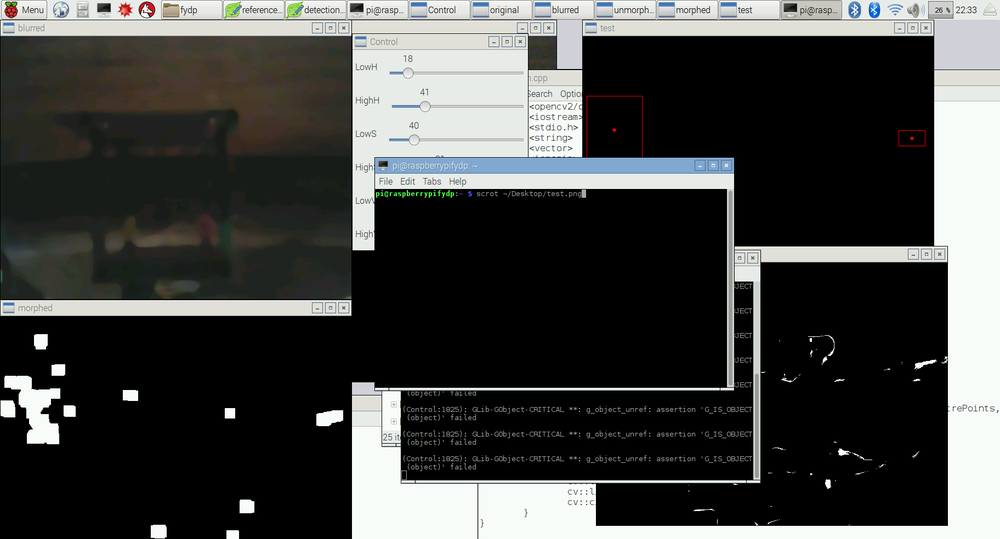
//> input picture TestImages/test.png, 1000 x 539 px, shrunk from 1824 x 984 before the run, given in place of the camera
$ ./calibration   (built with g++ and OpenCV 4)
//> lines starting //> are read from the running program, lines starting //| are printed output that depends on the picture; after the words box and inside, x2 and y2 are one past the last pixel; in counts of white or black regions, pixels touching at a corner belong together
#include <opencv2/opencv.hpp>
#include <iostream>
#include <stdio.h>
#include <string>
#include <vector>
#include <iomanip>
#include <stdlib.h>
#include <ctime>
#include <string.h>
#include <opencv2/videoio.hpp>

cv::Scalar hsv_min_red(130, 100, 100);
cv::Scalar hsv_max_red(179, 140, 140);
cv::Scalar hsv_min_blue(140, 0, 40);
cv::Scalar hsv_max_blue(179, 100, 100);
cv::Scalar hsv_min_green(50, 60, 40);
cv::Scalar hsv_max_green(80, 190, 90);
cv::Scalar hsv_min_yellow(20, 60, 160);
cv::Scalar hsv_max_yellow(40, 100, 200);
cv::Scalar bgr_red(0, 0, 255);
cv::Scalar bgr_blue(255, 0, 0);
cv::Scalar bgr_green(0, 255, 0);
cv::Scalar bgr_yellow(0, 255, 255);

void drawObjects(std::vector<cv::RotatedRect> boundingBox, std::vector<cv::Point> centrePoints, cv::Mat &drawing, cv::Scalar colour){
	// draw the rotated rect and centre point
	for (int i = 0; i < boundingBox.size(); i++){
		cv::Point2f corners[4];
		boundingBox[i].points(corners);
		cv::line(drawing, corners[0], corners[1], colour);
		cv::line(drawing, corners[1], corners[2], colour);
		cv::line(drawing, corners[2], corners[3], colour);
		cv::line(drawing, corners[3], corners[0], colour);
		cv::circle(drawing, centrePoints[i], 3, colour, -1);
	}
}

void trackObjects(cv::Mat &img_filtered, cv::Mat &drawing, cv::Scalar colour){

	std::vector<std::vector<cv::Point> > contours;
	std::vector<cv::Vec4i> hierarchy;
	cv::findContours(img_filtered, contours, CV_RETR_EXTERNAL, CV_CHAIN_APPROX_SIMPLE);

	//zero matrix to draw on
	drawing = cv::Mat::zeros(img_filtered.size(), CV_8UC3);

	std::vector<cv::RotatedRect> boundingBox;
	std::vector<cv::Point> centrePoints;
	for (int i = 0; i < contours.size(); i++){
		cv::RotatedRect rect = cv::minAreaRect(contours[i]);
		cv::Point2f corners[4];
		rect.points(corners);
		bool isDetected = true;
		cv::Point2f prevCorner;
		prevCorner = corners[0];

		for (int j = 1; j < 4; j++){
		if (corners[j] == prevCorner)
		isDetected = false;
		}

		if (isDetected && (cv::contourArea(contours[i]) >= 1000)){
			boundingBox.push_back(rect);
			centrePoints.push_back(rect.center);
		}
	}
	drawObjects(boundingBox, centrePoints, drawing, colour);
}

void morphImg(cv::Mat &img){
	// use erosion and dilation to remove noise
	cv::Mat erodeElement = cv::getStructuringElement(cv::MORPH_RECT, cv::Size(3, 3));
	cv::Mat dilateElement = cv::getStructuringElement(cv::MORPH_RECT, cv::Size(10, 10));

	cv::erode(img, img, erodeElement);
	cv::erode(img, img, erodeElement);

	cv::dilate(img, img, dilateElement);
	cv::dilate(img, img, dilateElement);
}

int main(int argc, char **argv) {

	// try capturing image from the webcam
	cv::VideoCapture cap(0);

	// exit if capture wasn't successful
	if (!cap.isOpened()){
		std::cout << "webcam not on" << std::endl;
		return -1;
	}

	cv::Mat img_orig;

	cv::namedWindow("Control", CV_WINDOW_AUTOSIZE);
	int iLowH = 0;
	int iHighH = 0;
	int iLowS = 0;
	int iHighS = 0;
	int iLowV = 0;
	int iHighV = 255;

	cv::createTrackbar("LowH", "Control", &iLowH, 179);
	cv::createTrackbar("HighH", "Control", &iHighH, 179);

	cv::createTrackbar("LowS", "Control", &iLowS, 255);
	cv::createTrackbar("HighS", "Control", &iHighS, 255);

	cv::createTrackbar("LowV", "Control", &iLowV, 255);
	cv::createTrackbar("HighV", "Control", &iHighV, 255);

	// capture loop
	while (true){

		//break the loop if capture isn't successful
		bool success = cap.read(img_orig);
//> img_orig is the input picture: 539 rows x 1000 cols, CV_8UC3; mean B, G, R 67.7, 69.5, 68.4
		if (!success){
			std::cout << "read unccessful" << std::endl;
			break;
		}

		// convert input image to HSV
		cv::Mat img_hsv;
		//cv::medianBlur(img_orig, img_orig, 3);
		cv::cvtColor(img_orig, img_hsv, cv::COLOR_BGR2HSV);
//> img_hsv: 539 rows x 1000 cols, CV_8UC3; mean H, S, V 24, 15.1, 71

		// threshold the HSV image, keep only the red pixels
		// find red first
		cv::Mat threshold;
		//cv::GaussianBlur(img_orig, img_orig, cv::Size(5, 5), 2, 2);
		cv::inRange(img_hsv, cv::Scalar(iLowH, iLowS, iLowV), cv::Scalar(iHighH, iHighS, iHighV), threshold);
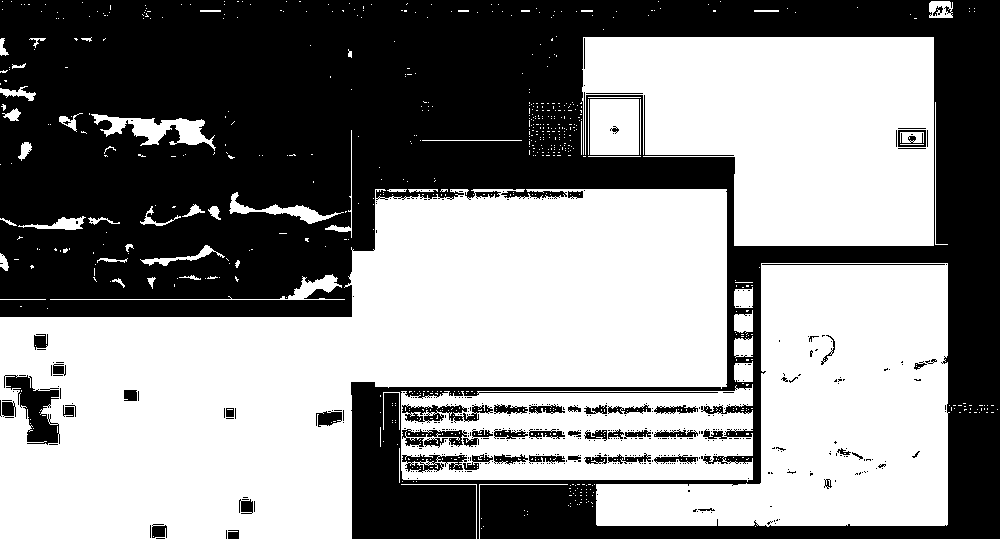
//> threshold: 539 rows x 1000 cols, CV_8UC1; 54.6% white; 463 black regions (407 under 20 px), largest, box (x1, y1, x2, y2) and area: (0, 0, 1000, 539) 233992, (4, 375, 60, 445) 1816, (402, 404, 493, 423) 843
		morphImg(threshold);
//> in morphImg, `cv::dilate(img, img, dilateElement);`:
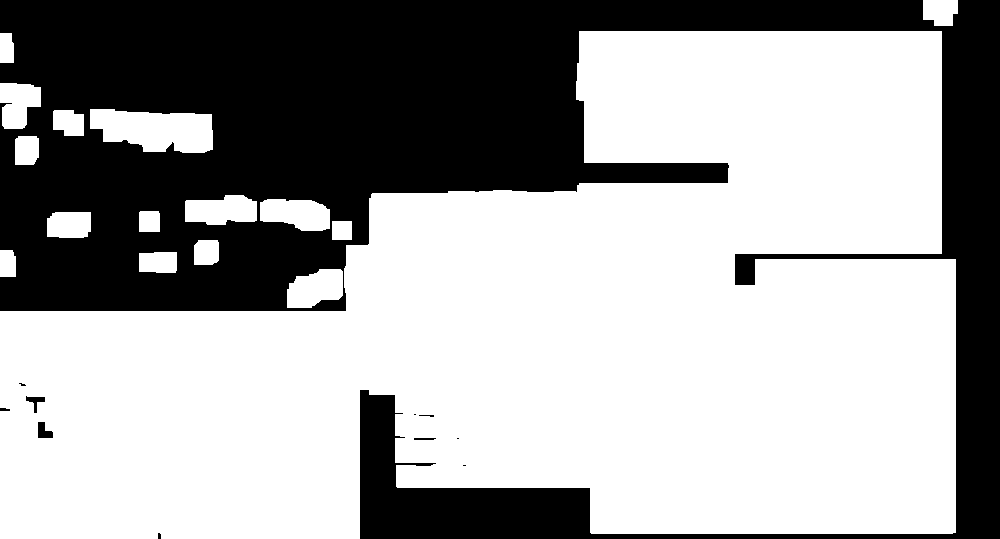
//> img: 539 rows x 1000 cols, CV_8UC1; 63.4% white; 11 black regions (6 under 20 px)
		cv::imshow("morphed", threshold);
		cv::Mat test;
		trackObjects(threshold, test, bgr_red);
//> in trackObjects, `cv::findContours(img_filtered, contours, CV_RETR_EXTERNAL, CV_CHAIN_AP..`: contours = 16 contours; largest, box (x1, y1, x2, y2) and area: (0, 31, 956, 539) 323082, (90, 109, 213, 153) 4018, (260, 199, 330, 231) 1684, (185, 195, 257, 225) 1642, (287, 269, 343, 308) 1611
//> the loop in trackObjects, `for (int i = 0; i < contours.size(); i++)` made 16 passes
//> (rect, prevCorner) on passes 1, 2, 4, 5, 7, 8, 9, 12, 15: (centre (314.5, 288), size (38, 55), angle -90, Point(342, 307)), (centre (157.5, 262), size (20, 37), angle -90, Point(176, 272)), (centre (206, 252), size (24, 24), angle -90, Point(218, 264)), (centre (341.5, 230), size (18, 19), angle -90, Point(351, 239)), (centre (149, 221), size (20, 20), angle -90, Point(159, 231)), (centre (294.5, 214.6), size (30.4, 69.9), angle -87.8, Point(328.9, 231.1)), (centre (220.5, 209.5), size (29, 71), angle -90, Point(256, 224)), (centre (150.9, 131.1), size (40.5, 123.8), angle -87.1, Point(211.7, 154.4)), (centre (476.5, 284.4), size (957.3, 505.1), angle -0.5, Point(0.0255, 541))
//> (rect, corners) on passes 3, 6, 10, 11, 13, 14: (centre (7.5, 263), size (26, 15), angle -90, 4 Points (x, y): [15, 276], [0, 276], [0, 250], [15, 250]), (centre (68.5, 224.5), size (25, 43), angle -90, 4 Points (x, y): [90, 237], [47, 237], [47, 212], [90, 212]), (centre (26.5, 150), size (28, 23), angle -90, 4 Points (x, y): [38, 164], [15, 164], [15, 136], [38, 136]), (centre (68, 122.5), size (25, 30), angle -90, 4 Points (x, y): [83, 135], [53, 135], [53, 110], [83, 110]), (centre (20, 105.5), size (45, 40), angle -90, 4 Points (x, y): [40, 128], [0, 128], [0, 83], [40, 83]), (centre (6.5, 47.5), size (29, 13), angle -90, 4 Points (x, y): [13, 62], [0, 62], [0, 33], [13, 33])
//> the loop in drawObjects, `for (int i = 0; i < boundingBox.size(); i++)` made 7 passes
//> corners on passes 2, 6: 4 Points (x, y): [90, 237], [47, 237], [47, 212], [90, 212], 4 Points (x, y): [40, 128], [0, 128], [0, 83], [40, 83]
//> after the loop in drawObjects, `for (int i = 0; i < boundingBox.size(); i++)`:
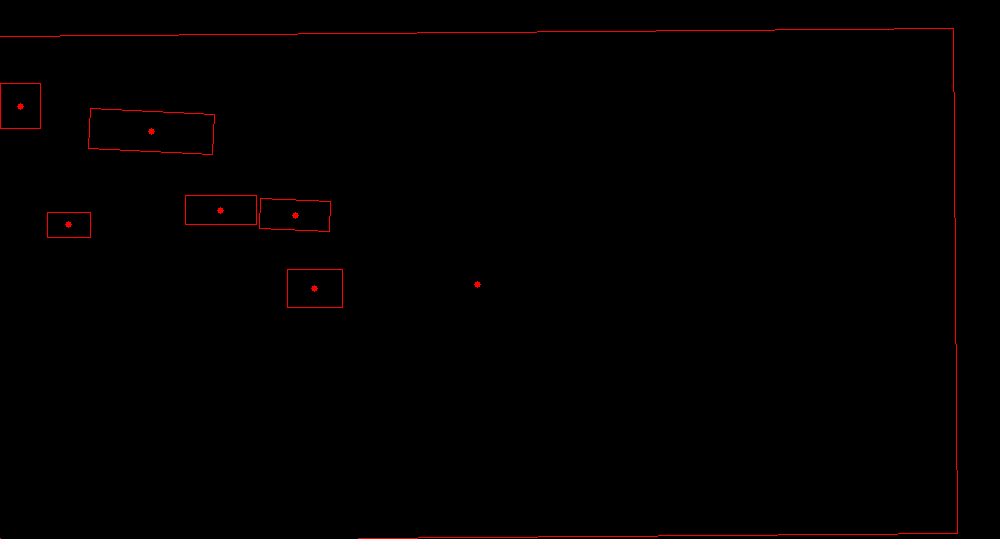
//> drawing: 539 rows x 1000 cols, CV_8UC3; mean B, G, R 0, 0, 1.6

		// display images
		cv::imshow("original", img_orig);
		cv::imshow("test", test);

		if (cv::waitKey(30) == 27){
//> the Esc key is pressed
			break;
		}
	}
	return 0;
}
